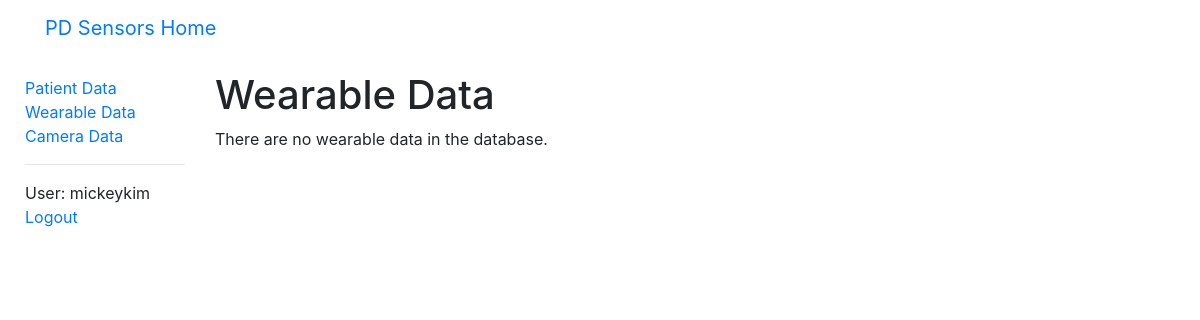
The page /sensors/wearabledata/ (signed in) on the database as committed earlier.
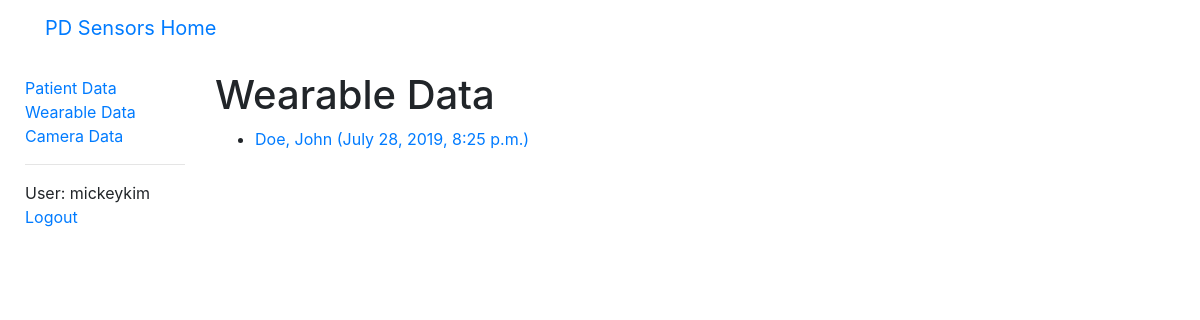
The same page on the database as committed later.
### sensors/models.py (models this page shows, shortened)
class WearableData(models.Model):
   id = models.UUIDField(primary_key=True, default=uuid.uuid4, help_text='Unique ID for this wearable data')
   patient = models.ForeignKey('PatientData', on_delete=models.SET_NULL, null=True)
   filename = models.FileField(upload_to='wearable/')
   time = models.DateTimeField()
   note = models.CharField(max_length=500, help_text='Note regarding wearable')
   class Meta:
      ordering = ['patient', '-time']
   def get_absolute_url(self):
      return reverse('wearabledata-detail', args=[str(self.id)])

class PatientData(models.Model):
   id = models.AutoField(primary_key=True)
   first_name = models.CharField(max_length=50, help_text='Patient first name')
   last_name = models.CharField(max_length=50, help_text='Patient last name')
   date_of_birth = models.DateField()
   notes = models.CharField(max_length=500, help_text='Notes regarding patient')
   class Meta:
      ordering = ['last_name']
   def __str__(self):
      return f'{self.last_name}, {self.first_name}'

### sensors/views.py (the view)
# urls.py: path('wearabledata/', views.WearableDataListView.as_view(), name='wearabledata'),
class WearableDataListView(LoginRequiredMixin,generic.ListView):
   model = WearableData
   paginate_by = 10

### sensors/context_processors.py (called while the page is built)
def extra_context(request):
    return {'media_url': settings.MEDIA_URL}

### sensors/templates/sensors/wearabledata_list.html
{% extends "base.html" %}
{% block content %}
  <h1>Wearable Data</h1>
  {% if wearabledata_list %}
  <ul>
    {% for wearabledata in wearabledata_list %}
      <li>
        <a href="{{ wearabledata.get_absolute_url }}">
          {{ wearabledata.patient }} ({{ wearabledata.time }})
        </a>
      </li>
    {% endfor %}
  </ul>
  {% else %}
    <p>There are no wearable data in the database.</p>
  {% endif %}
{% endblock %}

Rows that differ between the two databases and show on the page:
added WearableData: patient "Doe, John", time "July 28, 2019, 8:25 p.m."
Other text that changed with them:
text no longer shown: "There are no wearable data in the database."
